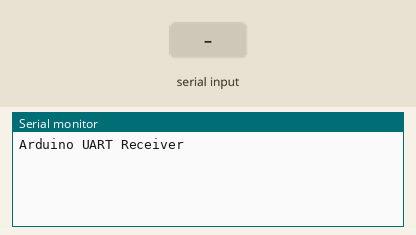
A sketch run on a simulated Arduino Uno, built with avr-gcc and run on an emulated ATmega328P. On the bench: the last lines printed to the serial monitor. The inputs (shaded band) are chosen by the test bench.

Above: at 1.2 s.
1.3 s: "g" received over the second serial link
At 1.8 s:
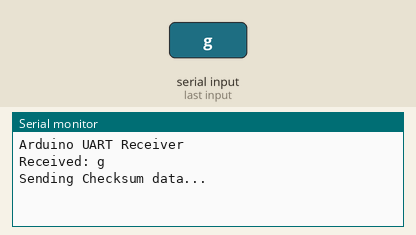
2.8 s: "f" received over the second serial link
At 5.3 s:
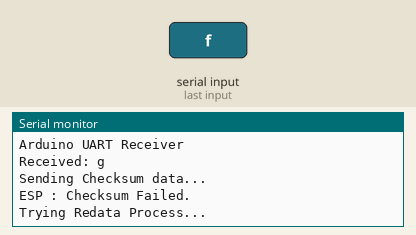
5.8 s: "1" received over the second serial link
At 6.4 s:
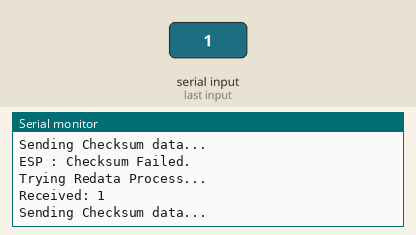
7.3 s: "g" received over the second serial link
At 10.0 s:
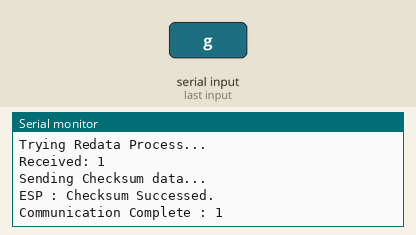
10.3 s: "f" received over the second serial link
At 11.1 s:
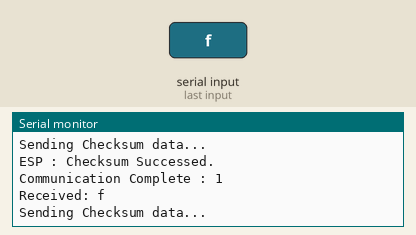

Measured:
- after the input at 1.3 s, the serial monitor: prints a new line at once (image 1)
- after the input at 2.8 s, the serial monitor: prints a new line after 1.5 s (image 2)
- after the input at 5.8 s, the serial monitor: prints a new line at once (image 3)
- after the input at 7.3 s, the serial monitor: prints a new line after 1.5 s (image 4)
- after the input at 10.3 s, the serial monitor: prints a new line at once (image 5)

The sketch:

Checksum_UART_UNO_RXT_1.ino
```cpp
#include <SoftwareSerial.h>

SoftwareSerial espSerial(2, 3); // RX, TX

char recent_data[2];

void setup() {
  Serial.begin(115200);
  espSerial.begin(115200);

  Serial.println("Arduino UART Receiver");
}


void loop() {

  if (espSerial.available()) {

    recent_data[0] = espSerial.read();

      Serial.print("Received: ");
      Serial.println(recent_data[0]);

      Serial.println("Sending Checksum data...");
      espSerial.write(recent_data[0]);

      delay(3000);

    recent_data[1] = espSerial.read();

    if (recent_data[1] == 'g') {
      Serial.println("ESP : Checksum Successed.");
      Serial.print("Communication Complete : ");
      Serial.println(recent_data[0]);
    }
    else if (recent_data[1] == 'f') {
      Serial.println("ESP : Checksum Failed.");
      Serial.println("Trying Redata Process...");
      espSerial.write('f');  // 오류 알림
    }

  }

  /*if (Serial.available()) {
    espSerial.write(Serial.read());
  }*/

}
```
